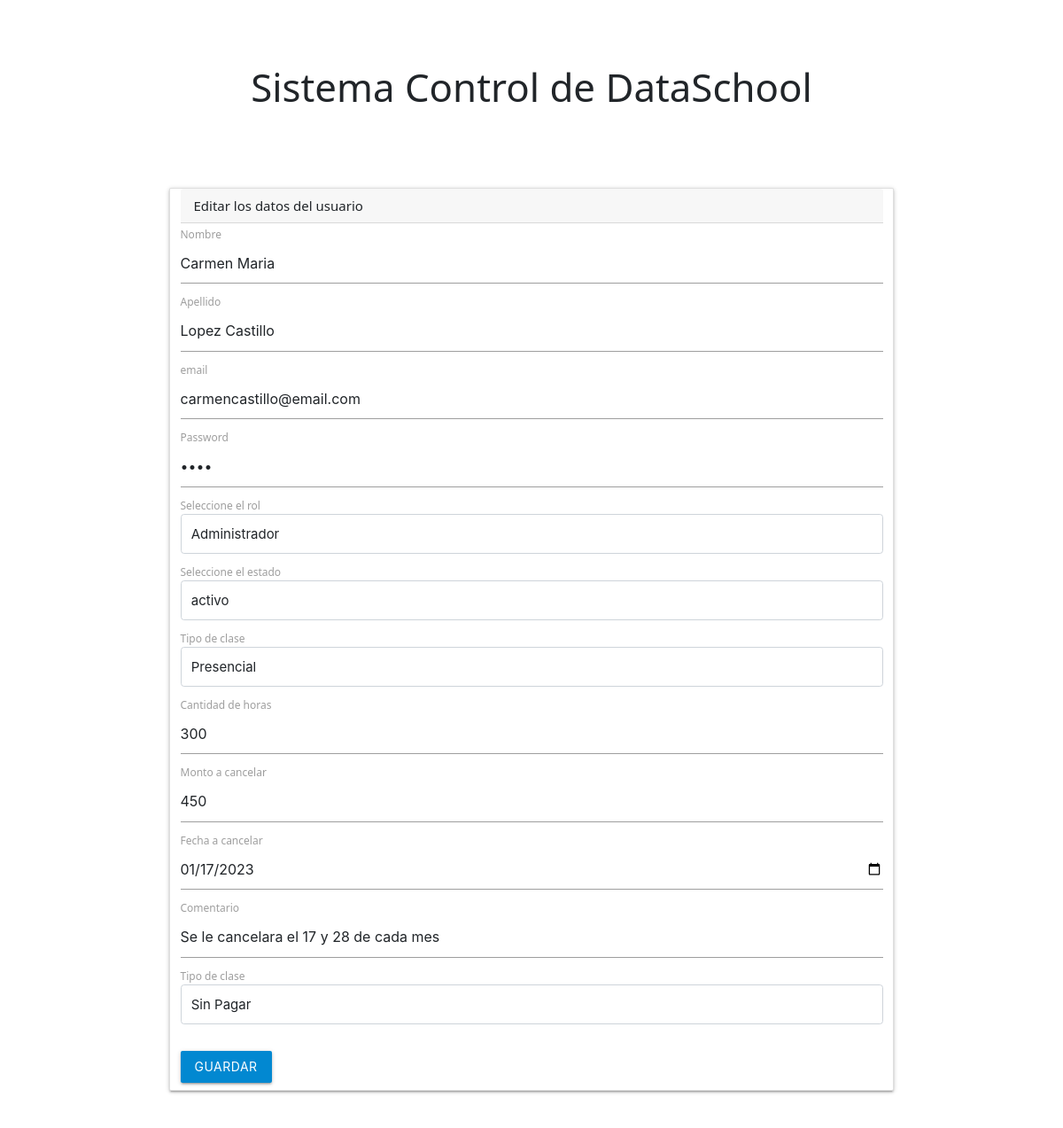
The app's page /controllers/editar.php?id=4 with its own data.
### tables this page shows
CREATE TABLE `users` (
  `id` int(11) NOT NULL,
  `name` varchar(50) DEFAULT NULL,
  `lastName` varchar(50) DEFAULT NULL,
  `email` varchar(50) DEFAULT NULL,
  `password` varchar(50) DEFAULT NULL,
  `idRol` int(11) DEFAULT NULL,
  `idState` int(11) DEFAULT NULL,
  `typeClass` varchar(100) NOT NULL,
  `cantidad` int(10) NOT NULL,
  `monto` int(10) NOT NULL,
  `fechaPago` date NOT NULL,
  `comentario` varchar(100) NOT NULL,
  `estadoPago` varchar(50) NOT NULL
);

### controllers/editar.php (the view, shortened to what this page needs)
<?php include '../templates/header.php'; ?>
<?php include '../models/conexion.php';
$codigoUser = $_GET['id'];
$consulta = $bd->prepare("SELECT * FROM users WHERE id= ?");
$sentenciaDos = $bd->query("SELECT * FROM states");
$sentenciaTres = $bd->query("SELECT * FROM rol");
$consulta->execute([$codigoUser]);
$users = $consulta->fetch(PDO::FETCH_OBJ);
$estado = $sentenciaDos->fetchAll(PDO::FETCH_OBJ);
$rol = $sentenciaTres->fetchAll(PDO::FETCH_OBJ);
?>
<head>
<link rel="stylesheet" href="https://cdnjs.cloudflare.com/ajax/libs/materialize/1.0.0/css/materialize.min.css">
</head>
<div class="container">
    <div class="row justify-content-center ">
    <div class="card mb-4 ">
        <div class="card-header">Editar los datos del usuario</div>
        <form action="update.php" method="POST">
        <div class="mb-2 ml-2 mr-2">
            <label for="">Nombre</label>
            <input class="form-control" type="text" placeholder="Edite el nombre" name="inputName"  value="<?php echo $users->name?>" required>
        </div>
        <div class="mb-2 ml-2 mr-2">
            <label for="">Apellido</label>
            <input class="form-control" type="text" placeholder="Edite el apellido" name="inputLastName"
            value="<?php echo $users->lastName?>"  required>
        </div>
        <div class="mb-2 ml-2 mr-2">
            <label for="">email</label>
            <input class="form-control" type="email" placeholder="Ingrese el correo" value="<?php echo $users->email?>" name="inputEmail"  required>
        </div>
        <div class="mb-2 ml-2 mr-2">
            <label for="">Password</label>
            <input class="form-control" type="password" placeholder="Ingrese la contraseña" value="<?php echo $users->password?>" name="inputPassword"  required>
        </div>
        <div class="mb-2 ml-2 mr-2">
            <label for="">Seleccione el rol</label>
            <select class="form-control"  name="inputRol"  aria-label="default input example" required>
            <?php
                    foreach($rol as $value){
                ?>
                    <option value="<?php echo $value->id?>"><?php echo $value->name?></option>
                <?php } ?>
            </select>
        </div>
        <div class="mb-2 ml-2 mr-2">
            <label for="">Seleccione el estado</label>
            <select class="form-control"  name="inputState"  aria-label="default input example" required>
            <?php
                    foreach($estado as $value){
                ?>
                    <option value="<?php echo $value->id?>"><?php echo $value->name?></option>
                <?php } ?>
            </select>
        </div>
        <div class="mb-2 ml-2 mr-2">
            <label for="">Tipo de clase</label>
            <select class="form-control"  name="inputTypeClass"  aria-label="default input example" required>
                <option>Presencial</option>
            </select>
        </div>
        <div class="mb-2 ml-2 mr-2">
            <label for="">Cantidad de horas</label>
            <input class="form-control" type="number" placeholder="Ingrese la contraseña" value="<?php echo $users->cantidad?>" name="inputCantidad"  required>
        </div>
        <div class="mb-2 ml-2 mr-2">
            <label for="">Monto a cancelar</label>
            <input class="form-control" type="number" placeholder="Ingrese la contraseña" value="<?php echo $users->monto?>" name="inputMonto"  required>
        </div>
        <div class="mb-2 ml-2 mr-2">
            <label for="">Fecha a cancelar</label>
            <input class="form-control" type="date"  value="<?php echo $users->fechaPago?>" name="inputDate"  required>
        </div>
        <div class="mb-2 ml-2 mr-2">
            <label for="">Comentario</label>
            <input class="form-control" type="text" placeholder="Ingrese un comentario" value="<?php echo $users->comentario?>" name="inputComentario"  required>
        </div>
        <div class="mb-2 ml-2 mr-2">
            <label for="">Tipo de clase</label>
            <select class="form-control"  name="inputPago"  aria-label="default input example" value="<?php echo $users->estadoPago?>"required>
                <option>Sin Pagar</option>
            </select>
        </div>
        <br>
        <input type="submit" class="btn light-blue darken-2 mb-2 ml-2" value="Guardar"> </input>
        </form>
    </div>
    </div>
</div>

### records on screen
users: inputName "Carmen Maria", inputLastName "Lopez Castillo", inputEmail "carmencastillo@email.com", inputCantidad "300", inputMonto "450", inputDate "01/17/2023", inputComentario "Se le cancelara el 17 y 28 de cada mes", inputPago "Sin Pagar"

### other values on screen
form field inputRol "Administrador"
form field inputState "activo"
